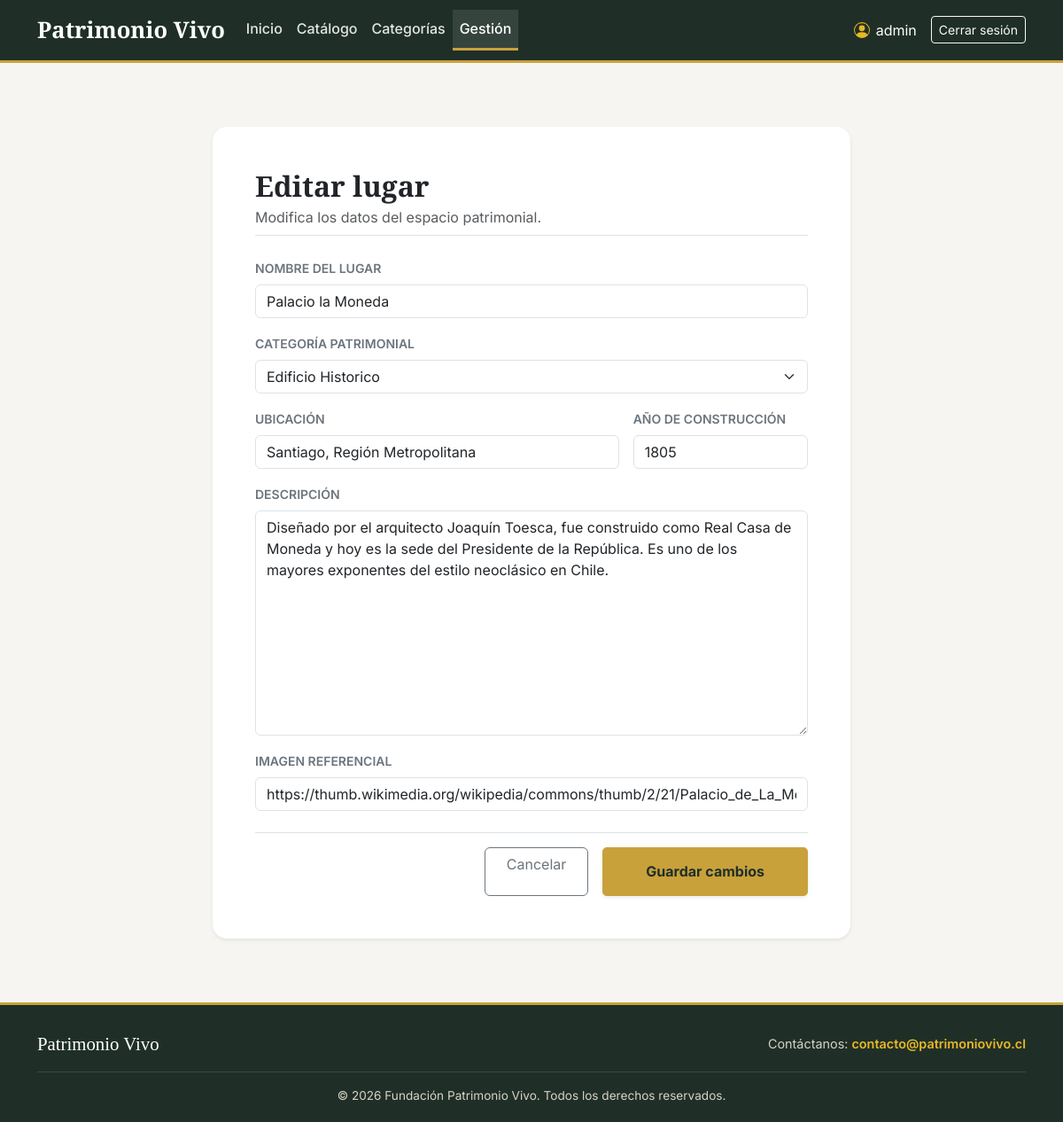
Before: /gestion/1/editar/ (signed in) with the older database file.
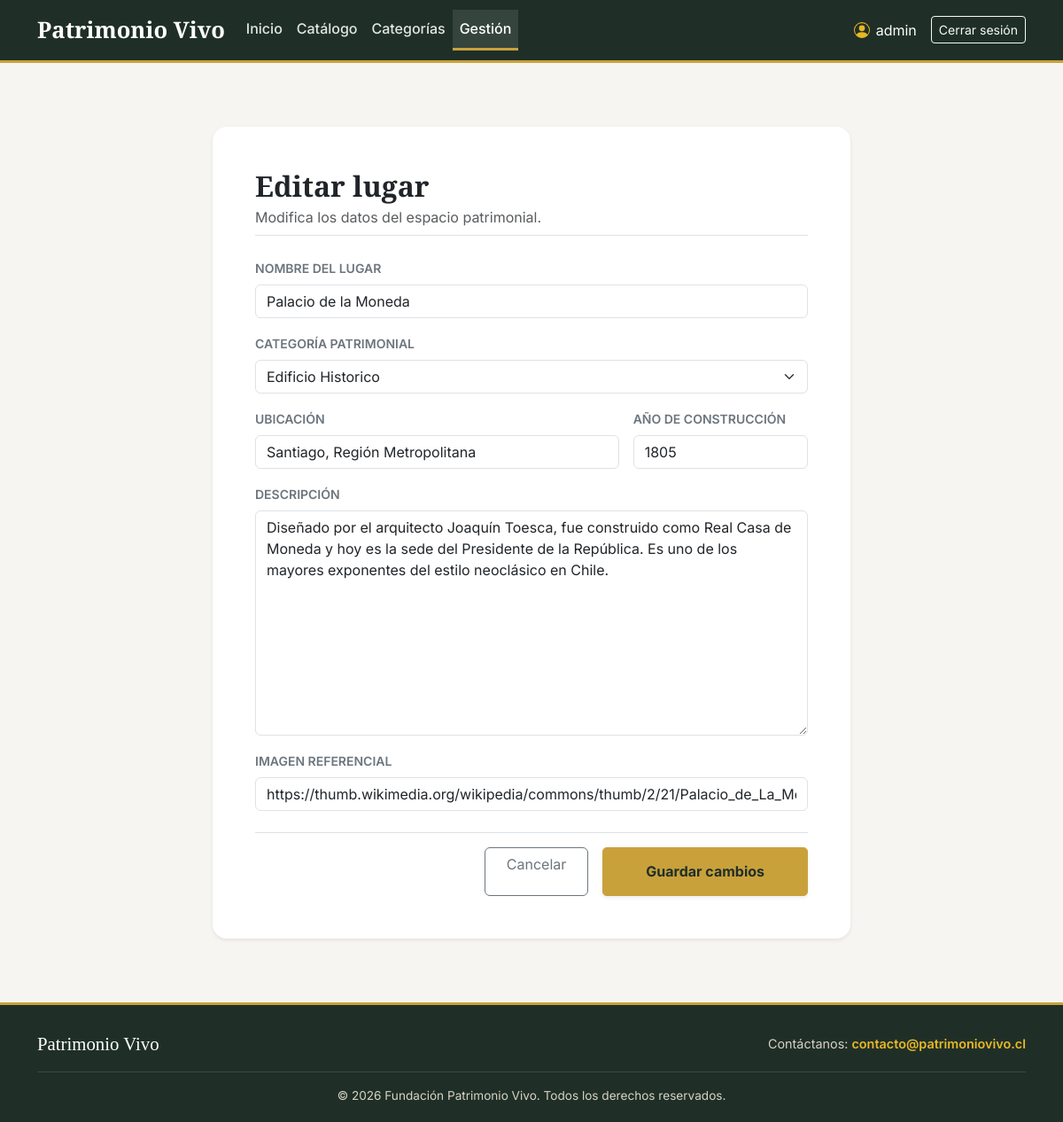
After: the same page with the newer database file.
### core/models.py (models this page shows, shortened)
class LugarPatrimonial(models.Model):
    id = models.BigAutoField(primary_key=True)
    nombre = models.CharField(max_length=150)
    descripcion = models.TextField()
    ubicacion = models.CharField(max_length=200)
    anio_construccion = models.PositiveIntegerField()
    imagen = models.URLField(blank=True)
    categoria = models.ForeignKey(
        Categoria, on_delete=models.PROTECT, related_name='lugares'
    )

### core/views.py (the view)
# urls.py: path('gestion/<int:pk>/editar/', views.lugar_editar, name='lugar_editar'),
@login_required
@permission_required('core.change_lugarpatrimonial', raise_exception=True)
def lugar_editar(request, pk):
    lugar = get_object_or_404(LugarPatrimonial, pk=pk)
    if request.method == 'POST':
        form = LugarForm(request.POST, instance=lugar)
        if form.is_valid():
            form.save()
            messages.success(request, 'Lugar actualizado correctamente.')
            return redirect('gestion')
    else:
        form = LugarForm(instance=lugar)
    return render(request, 'core/lugar_form.html', {'form': form, 'titulo': 'Editar lugar'})

### core/forms.py
class LugarForm(forms.ModelForm):
    class Meta:
        model = LugarPatrimonial
        fields = ['nombre', 'descripcion', 'ubicacion', 'anio_construccion', 'imagen', 'categoria']
    def __init__(self, *args, **kwargs):
        super().__init__(*args, **kwargs)
        for nombre, campo in self.fields.items():
            campo.widget.attrs['class'] = 'form-select' if nombre == 'categoria' else 'form-control'

### core/models.py (called while the page is built)
    def __str__(self):
        return self.nombre

### core/templates/core/lugar_form.html (shortened to what this page needs)
{% extends 'core/base.html' %}
{% block content %}
<div class="container my-5">
    <div class="row justify-content-center">
        <div class="col-lg-8 col-md-10">
            <div class="card border-0 shadow-sm rounded-4 p-4 p-md-5 bg-white">
                <div class="mb-4 pb-2 border-bottom">
                    <h2 class="fw-bold text-dark mb-1">{{ titulo }}</h2>
                    <p class="text-muted mb-0">
                        {% if form.instance.pk %}
                            Modifica los datos del espacio patrimonial.
                        {% else %}
                            Completa los datos para registrar un nuevo espacio patrimonial.
                        {% endif %}
                    </p>
                </div>
                <form method="post" >
                    <div class="row g-3">
                        <div class="col-md-12">
                            <label class="form-label fw-semibold text-secondary small text-uppercase">Nombre del lugar</label>
                            {{ form.nombre }}
                        </div>
                        <div class="col-md-12">
                            <label class="form-label fw-semibold text-secondary small text-uppercase">Categoría patrimonial</label>
                            {{ form.categoria }}
                        </div>
                        <div class="col-md-8">
                            <label class="form-label fw-semibold text-secondary small text-uppercase">Ubicación</label>
                            {{ form.ubicacion }}
                        </div>
                        <div class="col-md-4">
                            <label class="form-label fw-semibold text-secondary small text-uppercase">Año de construcción</label>
                            {{ form.anio_construccion }}
                        </div>
                        <div class="col-md-12">
                            <label class="form-label fw-semibold text-secondary small text-uppercase">Descripción</label>
                            {{ form.descripcion }}
                        </div>
                        {% if form.imagen %}
                        <div class="col-md-12">
                            <label class="form-label fw-semibold text-secondary small text-uppercase">Imagen referencial</label>
                            {{ form.imagen }}
                        </div>
                        {% endif %}
                    </div>
                    <div class="d-flex justify-content-end gap-3 mt-4 pt-3 border-top">
                        <a href="{% url 'gestion' %}" class="btn btn-outline-secondary px-4">Cancelar</a>
                        <button type="submit" class="btn btn-orange px-5 shadow-sm">
                            {% if form.instance.pk %}Guardar cambios{% else %}Guardar lugar{% endif %}
                        </button>
                    </div>
                </form>
            </div>
        </div>
    </div>
</div>
{% endblock %}

Changed rows visible on the page:
changed LugarPatrimonial "Edificio Historico": nombre "Palacio la Moneda" → "Palacio de la Moneda"
